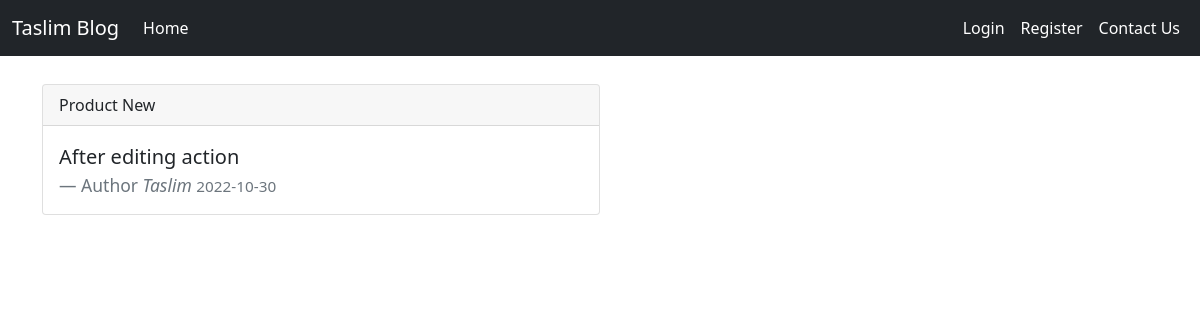
The app's page /post/4 with its own data.
### app.py (models this page shows, shortened)
class Post(db.Model):
    id = db.Column(db.Integer, primary_key=True)
    title = db.Column(db.String(100), nullable=False)
    date_posted = db.Column(db.DateTime, nullable=False, default=datetime.utcnow)
    content = db.Column(db.Text, nullable=False)
    user_id = db.Column(db.Integer, db.ForeignKey('user.id'), nullable=False)

class User(db.Model, UserMixin):
    id = db.Column(db.Integer(), primary_key=True)
    username = db.Column(db.String(20), unique=True, nullable=False)
    email = db.Column(db.String(120), unique=True, nullable=False)
    password = db.Column(db.String(60), nullable=False)
    posts = db.relationship('Post', backref='author', lazy=True)

### app.py (the view)
@app.route("/post/<int:post_id>")
def post(post_id):
    post = Post.query.get_or_404(post_id)
    return render_template('post.html', title=post.title, post=post)

### templates/post.html (shortened to what this page needs)
{% extends 'base.html' %}
{% block content %}
<div class="card col-md-6 mt-4">
    <div class="card-header">
    {{ post.title }}
    </div>
    <div class="card-body">
    <blockquote class="blockquote mb-0">
        <p>{{ post.content }}</p>
        <footer class="blockquote-footer">Author <cite title="Source Title">{{ post.author.username }} </cite><small class="text-muted">{{ post.date_posted.strftime('%Y-%m-%d') }}</small></footer>
    </blockquote>
    </div>
</div>
{% endblock %}

### records on screen
Post: title "Product New", content "After editing action", date_posted "2022-10-30"
User: author.username "Taslim"
